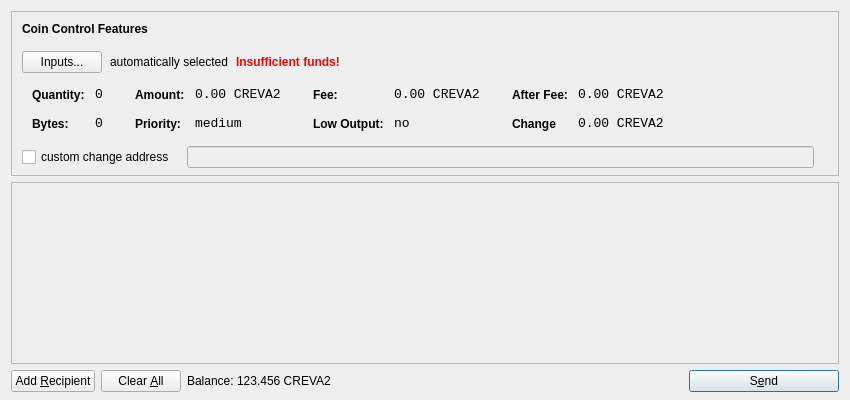
<?xml version="1.0" encoding="UTF-8"?>
<ui version="4.0">
 <class>SendCoinsDialog</class>
 <widget class="QDialog" name="SendCoinsDialog">
  <property name="geometry">
   <rect>
    <x>0</x>
    <y>0</y>
    <width>850</width>
    <height>400</height>
   </rect>
  </property>
  <property name="windowTitle">
   <string>Send Coins</string>
  </property>
  <layout class="QVBoxLayout" name="verticalLayout" stretch="0,1,0">
   <property name="bottomMargin">
    <number>8</number>
   </property>
   <item>
    <widget class="QFrame" name="frameCoinControl">
     <property name="sizePolicy">
      <sizepolicy hsizetype="Expanding" vsizetype="Expanding">
       <horstretch>0</horstretch>
       <verstretch>0</verstretch>
      </sizepolicy>
     </property>
     <property name="maximumSize">
      <size>
       <width>16777215</width>
       <height>16777215</height>
      </size>
     </property>
     <property name="frameShape">
      <enum>QFrame::StyledPanel</enum>
     </property>
     <property name="frameShadow">
      <enum>QFrame::Sunken</enum>
     </property>
     <layout class="QVBoxLayout" name="verticalLayoutCoinControl2">
      <property name="spacing">
       <number>-1</number>
      </property>
      <property name="leftMargin">
       <number>0</number>
      </property>
      <property name="topMargin">
       <number>0</number>
      </property>
      <property name="rightMargin">
       <number>0</number>
      </property>
      <property name="bottomMargin">
       <number>6</number>
      </property>
      <item>
       <layout class="QVBoxLayout" name="verticalLayoutCoinControl" stretch="0,0,0,0,1">
        <property name="spacing">
         <number>0</number>
        </property>
        <property name="leftMargin">
         <number>10</number>
        </property>
        <property name="topMargin">
         <number>10</number>
        </property>
        <item>
         <layout class="QHBoxLayout" name="horizontalLayoutCoinControl1">
          <property name="bottomMargin">
           <number>15</number>
          </property>
          <item>
           <widget class="QLabel" name="labelCoinControlFeatures">
            <property name="sizePolicy">
             <sizepolicy hsizetype="Preferred" vsizetype="Maximum">
              <horstretch>0</horstretch>
              <verstretch>0</verstretch>
             </sizepolicy>
            </property>
            <property name="font">
             <font>
              <weight>75</weight>
              <bold>true</bold>
             </font>
            </property>
            <property name="styleSheet">
             <string notr="true">font-weight:bold;</string>
            </property>
            <property name="text">
             <string>Coin Control Features</string>
            </property>
           </widget>
          </item>
         </layout>
        </item>
        <item>
         <layout class="QHBoxLayout" name="horizontalLayoutCoinControl2" stretch="0,0,0,0">
          <property name="spacing">
           <number>8</number>
          </property>
          <property name="bottomMargin">
           <number>10</number>
          </property>
          <item>
           <widget class="QPushButton" name="pushButtonCoinControl">
            <property name="styleSheet">
             <string notr="true"/>
            </property>
            <property name="text">
             <string>Inputs...</string>
            </property>
           </widget>
          </item>
          <item>
           <widget class="QLabel" name="labelCoinControlAutomaticallySelected">
            <property name="text">
             <string>automatically selected</string>
            </property>
            <property name="margin">
             <number>5</number>
            </property>
           </widget>
          </item>
          <item>
           <widget class="QLabel" name="labelCoinControlInsuffFunds">
            <property name="font">
             <font>
              <weight>75</weight>
              <bold>true</bold>
             </font>
            </property>
            <property name="styleSheet">
             <string notr="true">color:red;font-weight:bold;</string>
            </property>
            <property name="text">
             <string>Insufficient funds!</string>
            </property>
            <property name="margin">
             <number>5</number>
            </property>
           </widget>
          </item>
          <item>
           <spacer name="horizontalSpacerCoinControl">
            <property name="orientation">
             <enum>Qt::Horizontal</enum>
            </property>
            <property name="sizeHint" stdset="0">
             <size>
              <width>40</width>
              <height>1</height>
             </size>
            </property>
           </spacer>
          </item>
         </layout>
        </item>
        <item>
         <widget class="QWidget" name="widgetCoinControl" native="true">
          <property name="sizePolicy">
           <sizepolicy hsizetype="Preferred" vsizetype="Preferred">
            <horstretch>0</horstretch>
            <verstretch>0</verstretch>
           </sizepolicy>
          </property>
          <property name="minimumSize">
           <size>
            <width>0</width>
            <height>0</height>
           </size>
          </property>
          <property name="styleSheet">
           <string notr="true"/>
          </property>
          <layout class="QHBoxLayout" name="horizontalLayoutCoinControl5">
           <property name="margin">
            <number>0</number>
           </property>
           <item>
            <layout class="QHBoxLayout" name="horizontalLayoutCoinControl3" stretch="0,0,0,1">
             <property name="spacing">
              <number>20</number>
             </property>
             <property name="topMargin">
              <number>0</number>
             </property>
             <property name="bottomMargin">
              <number>10</number>
             </property>
             <item>
              <layout class="QFormLayout" name="formLayoutCoinControl1">
               <property name="horizontalSpacing">
                <number>10</number>
               </property>
               <property name="verticalSpacing">
                <number>14</number>
               </property>
               <property name="leftMargin">
                <number>10</number>
               </property>
               <property name="topMargin">
                <number>4</number>
               </property>
               <property name="rightMargin">
                <number>6</number>
               </property>
               <item row="0" column="0">
                <widget class="QLabel" name="labelCoinControlQuantityText">
                 <property name="styleSheet">
                  <string notr="true">font-weight:bold;</string>
                 </property>
                 <property name="text">
                  <string>Quantity:</string>
                 </property>
                 <property name="margin">
                  <number>0</number>
                 </property>
                </widget>
               </item>
               <item row="0" column="1">
                <widget class="QLabel" name="labelCoinControlQuantity">
                 <property name="font">
                  <font>
                   <family>Monospace</family>
                   <pointsize>10</pointsize>
                  </font>
                 </property>
                 <property name="cursor">
                  <cursorShape>IBeamCursor</cursorShape>
                 </property>
                 <property name="contextMenuPolicy">
                  <enum>Qt::ActionsContextMenu</enum>
                 </property>
                 <property name="text">
                  <string>0</string>
                 </property>
                 <property name="margin">
                  <number>0</number>
                 </property>
                 <property name="textInteractionFlags">
                  <set>Qt::LinksAccessibleByMouse|Qt::TextSelectableByKeyboard|Qt::TextSelectableByMouse</set>
                 </property>
                </widget>
               </item>
               <item row="1" column="0">
                <widget class="QLabel" name="labelCoinControlBytesText">
                 <property name="styleSheet">
                  <string notr="true">font-weight:bold;</string>
                 </property>
                 <property name="text">
                  <string>Bytes:</string>
                 </property>
                </widget>
               </item>
               <item row="1" column="1">
                <widget class="QLabel" name="labelCoinControlBytes">
                 <property name="font">
                  <font>
                   <family>Monospace</family>
                   <pointsize>10</pointsize>
                  </font>
                 </property>
                 <property name="cursor">
                  <cursorShape>IBeamCursor</cursorShape>
                 </property>
                 <property name="contextMenuPolicy">
                  <enum>Qt::ActionsContextMenu</enum>
                 </property>
                 <property name="text">
                  <string>0</string>
                 </property>
                 <property name="textInteractionFlags">
                  <set>Qt::LinksAccessibleByMouse|Qt::TextSelectableByKeyboard|Qt::TextSelectableByMouse</set>
                 </property>
                </widget>
               </item>
              </layout>
             </item>
             <item>
              <layout class="QFormLayout" name="formLayoutCoinControl2">
               <property name="horizontalSpacing">
                <number>10</number>
               </property>
               <property name="verticalSpacing">
                <number>14</number>
               </property>
               <property name="leftMargin">
                <number>6</number>
               </property>
               <property name="topMargin">
                <number>4</number>
               </property>
               <property name="rightMargin">
                <number>6</number>
               </property>
               <item row="0" column="0">
                <widget class="QLabel" name="labelCoinControlAmountText">
                 <property name="styleSheet">
                  <string notr="true">font-weight:bold;</string>
                 </property>
                 <property name="text">
                  <string>Amount:</string>
                 </property>
                 <property name="margin">
                  <number>0</number>
                 </property>
                </widget>
               </item>
               <item row="0" column="1">
                <widget class="QLabel" name="labelCoinControlAmount">
                 <property name="font">
                  <font>
                   <family>Monospace</family>
                   <pointsize>10</pointsize>
                  </font>
                 </property>
                 <property name="cursor">
                  <cursorShape>IBeamCursor</cursorShape>
                 </property>
                 <property name="contextMenuPolicy">
                  <enum>Qt::ActionsContextMenu</enum>
                 </property>
                 <property name="text">
                  <string>0.00 CREVA2</string>
                 </property>
                 <property name="textInteractionFlags">
                  <set>Qt::LinksAccessibleByMouse|Qt::TextSelectableByKeyboard|Qt::TextSelectableByMouse</set>
                 </property>
                </widget>
               </item>
               <item row="1" column="0">
                <widget class="QLabel" name="labelCoinControlPriorityText">
                 <property name="styleSheet">
                  <string notr="true">font-weight:bold;</string>
                 </property>
                 <property name="text">
                  <string>Priority:</string>
                 </property>
                </widget>
               </item>
               <item row="1" column="1">
                <widget class="QLabel" name="labelCoinControlPriority">
                 <property name="font">
                  <font>
                   <family>Monospace</family>
                   <pointsize>10</pointsize>
                  </font>
                 </property>
                 <property name="cursor">
                  <cursorShape>IBeamCursor</cursorShape>
                 </property>
                 <property name="contextMenuPolicy">
                  <enum>Qt::ActionsContextMenu</enum>
                 </property>
                 <property name="text">
                  <string>medium</string>
                 </property>
                 <property name="textInteractionFlags">
                  <set>Qt::LinksAccessibleByMouse|Qt::TextSelectableByKeyboard|Qt::TextSelectableByMouse</set>
                 </property>
                </widget>
               </item>
              </layout>
             </item>
             <item>
              <layout class="QFormLayout" name="formLayoutCoinControl3">
               <property name="horizontalSpacing">
                <number>10</number>
               </property>
               <property name="verticalSpacing">
                <number>14</number>
               </property>
               <property name="leftMargin">
                <number>6</number>
               </property>
               <property name="topMargin">
                <number>4</number>
               </property>
               <property name="rightMargin">
                <number>6</number>
               </property>
               <item row="0" column="0">
                <widget class="QLabel" name="labelCoinControlFeeText">
                 <property name="styleSheet">
                  <string notr="true">font-weight:bold;</string>
                 </property>
                 <property name="text">
                  <string>Fee:</string>
                 </property>
                 <property name="margin">
                  <number>0</number>
                 </property>
                </widget>
               </item>
               <item row="0" column="1">
                <widget class="QLabel" name="labelCoinControlFee">
                 <property name="font">
                  <font>
                   <family>Monospace</family>
                   <pointsize>10</pointsize>
                  </font>
                 </property>
                 <property name="cursor">
                  <cursorShape>IBeamCursor</cursorShape>
                 </property>
                 <property name="contextMenuPolicy">
                  <enum>Qt::ActionsContextMenu</enum>
                 </property>
                 <property name="text">
                  <string>0.00 CREVA2</string>
                 </property>
                 <property name="textInteractionFlags">
                  <set>Qt::LinksAccessibleByMouse|Qt::TextSelectableByKeyboard|Qt::TextSelectableByMouse</set>
                 </property>
                </widget>
               </item>
               <item row="1" column="0">
                <widget class="QLabel" name="labelCoinControlLowOutputText">
                 <property name="styleSheet">
                  <string notr="true">font-weight:bold;</string>
                 </property>
                 <property name="text">
                  <string>Low Output:</string>
                 </property>
                </widget>
               </item>
               <item row="1" column="1">
                <widget class="QLabel" name="labelCoinControlLowOutput">
                 <property name="font">
                  <font>
                   <family>Monospace</family>
                   <pointsize>10</pointsize>
                  </font>
                 </property>
                 <property name="cursor">
                  <cursorShape>IBeamCursor</cursorShape>
                 </property>
                 <property name="contextMenuPolicy">
                  <enum>Qt::ActionsContextMenu</enum>
                 </property>
                 <property name="text">
                  <string>no</string>
                 </property>
                 <property name="textInteractionFlags">
                  <set>Qt::LinksAccessibleByMouse|Qt::TextSelectableByKeyboard|Qt::TextSelectableByMouse</set>
                 </property>
                </widget>
               </item>
              </layout>
             </item>
             <item>
              <layout class="QFormLayout" name="formLayoutCoinControl4">
               <property name="horizontalSpacing">
                <number>10</number>
               </property>
               <property name="verticalSpacing">
                <number>14</number>
               </property>
               <property name="leftMargin">
                <number>6</number>
               </property>
               <property name="topMargin">
                <number>4</number>
               </property>
               <property name="rightMargin">
                <number>6</number>
               </property>
               <item row="0" column="0">
                <widget class="QLabel" name="labelCoinControlAfterFeeText">
                 <property name="styleSheet">
                  <string notr="true">font-weight:bold;</string>
                 </property>
                 <property name="text">
                  <string>After Fee:</string>
                 </property>
                 <property name="margin">
                  <number>0</number>
                 </property>
                </widget>
               </item>
               <item row="0" column="1">
                <widget class="QLabel" name="labelCoinControlAfterFee">
                 <property name="font">
                  <font>
                   <family>Monospace</family>
                   <pointsize>10</pointsize>
                  </font>
                 </property>
                 <property name="cursor">
                  <cursorShape>IBeamCursor</cursorShape>
                 </property>
                 <property name="contextMenuPolicy">
                  <enum>Qt::ActionsContextMenu</enum>
                 </property>
                 <property name="text">
                  <string>0.00 CREVA2</string>
                 </property>
                 <property name="textInteractionFlags">
                  <set>Qt::LinksAccessibleByMouse|Qt::TextSelectableByKeyboard|Qt::TextSelectableByMouse</set>
                 </property>
                </widget>
               </item>
               <item row="1" column="0">
                <widget class="QLabel" name="labelCoinControlChangeText">
                 <property name="styleSheet">
                  <string notr="true">font-weight:bold;</string>
                 </property>
                 <property name="text">
                  <string>Change</string>
                 </property>
                </widget>
               </item>
               <item row="1" column="1">
                <widget class="QLabel" name="labelCoinControlChange">
                 <property name="font">
                  <font>
                   <family>Monospace</family>
                   <pointsize>10</pointsize>
                  </font>
                 </property>
                 <property name="cursor">
                  <cursorShape>IBeamCursor</cursorShape>
                 </property>
                 <property name="contextMenuPolicy">
                  <enum>Qt::ActionsContextMenu</enum>
                 </property>
                 <property name="text">
                  <string>0.00 CREVA2</string>
                 </property>
                 <property name="textInteractionFlags">
                  <set>Qt::LinksAccessibleByMouse|Qt::TextSelectableByKeyboard|Qt::TextSelectableByMouse</set>
                 </property>
                </widget>
               </item>
              </layout>
             </item>
            </layout>
           </item>
          </layout>
         </widget>
        </item>
        <item>
         <layout class="QHBoxLayout" name="horizontalLayoutCoinControl4" stretch="0,0,0">
          <property name="spacing">
           <number>12</number>
          </property>
          <property name="sizeConstraint">
           <enum>QLayout::SetDefaultConstraint</enum>
          </property>
          <property name="topMargin">
           <number>5</number>
          </property>
          <property name="rightMargin">
           <number>5</number>
          </property>
          <item>
           <widget class="QCheckBox" name="checkBoxCoinControlChange">
            <property name="text">
             <string>custom change address</string>
            </property>
           </widget>
          </item>
          <item>
           <widget class="QLineEdit" name="lineEditCoinControlChange">
            <property name="enabled">
             <bool>false</bool>
            </property>
            <property name="sizePolicy">
             <sizepolicy hsizetype="Expanding" vsizetype="Fixed">
              <horstretch>0</horstretch>
              <verstretch>0</verstretch>
             </sizepolicy>
            </property>
           </widget>
          </item>
          <item>
           <widget class="QLabel" name="labelCoinControlChangeLabel">
            <property name="sizePolicy">
             <sizepolicy hsizetype="Preferred" vsizetype="Expanding">
              <horstretch>0</horstretch>
              <verstretch>0</verstretch>
             </sizepolicy>
            </property>
            <property name="minimumSize">
             <size>
              <width>0</width>
              <height>0</height>
             </size>
            </property>
            <property name="text">
             <string/>
            </property>
            <property name="margin">
             <number>3</number>
            </property>
           </widget>
          </item>
         </layout>
        </item>
        <item>
         <spacer name="verticalSpacerCoinControl">
          <property name="orientation">
           <enum>Qt::Vertical</enum>
          </property>
          <property name="sizeHint" stdset="0">
           <size>
            <width>800</width>
            <height>1</height>
           </size>
          </property>
         </spacer>
        </item>
       </layout>
      </item>
     </layout>
    </widget>
   </item>
   <item>
    <widget class="QScrollArea" name="scrollArea">
     <property name="widgetResizable">
      <bool>true</bool>
     </property>
     <widget class="QWidget" name="scrollAreaWidgetContents">
      <property name="geometry">
       <rect>
        <x>0</x>
        <y>0</y>
        <width>830</width>
        <height>165</height>
       </rect>
      </property>
      <layout class="QVBoxLayout" name="verticalLayout_2">
       <property name="margin">
        <number>0</number>
       </property>
       <item>
        <layout class="QVBoxLayout" name="entries">
         <property name="spacing">
          <number>6</number>
         </property>
        </layout>
       </item>
       <item>
        <spacer name="verticalSpacer">
         <property name="orientation">
          <enum>Qt::Vertical</enum>
         </property>
         <property name="sizeHint" stdset="0">
          <size>
           <width>20</width>
           <height>40</height>
          </size>
         </property>
        </spacer>
       </item>
      </layout>
     </widget>
    </widget>
   </item>
   <item>
    <layout class="QHBoxLayout" name="horizontalLayout">
     <item>
      <widget class="QPushButton" name="addButton">
       <property name="toolTip">
        <string>Send to multiple recipients at once</string>
       </property>
       <property name="text">
        <string>Add &amp;Recipient</string>
       </property>
       <property name="icon">
        <iconset resource="../bitcoin.qrc">
         <normaloff>:/icons/add</normaloff>:/icons/add</iconset>
       </property>
       <property name="autoDefault">
        <bool>false</bool>
       </property>
      </widget>
     </item>
     <item>
      <widget class="QPushButton" name="clearButton">
       <property name="sizePolicy">
        <sizepolicy hsizetype="Minimum" vsizetype="Fixed">
         <horstretch>0</horstretch>
         <verstretch>0</verstretch>
        </sizepolicy>
       </property>
       <property name="toolTip">
        <string>Remove all transaction fields</string>
       </property>
       <property name="text">
        <string>Clear &amp;All</string>
       </property>
       <property name="icon">
        <iconset resource="../bitcoin.qrc">
         <normaloff>:/icons/remove</normaloff>:/icons/remove</iconset>
       </property>
       <property name="autoRepeatDelay">
        <number>300</number>
       </property>
       <property name="autoDefault">
        <bool>false</bool>
       </property>
      </widget>
     </item>
     <item>
      <layout class="QHBoxLayout" name="horizontalLayout_2">
       <property name="spacing">
        <number>3</number>
       </property>
       <item>
        <widget class="QLabel" name="label">
         <property name="sizePolicy">
          <sizepolicy hsizetype="Preferred" vsizetype="Fixed">
           <horstretch>0</horstretch>
           <verstretch>0</verstretch>
          </sizepolicy>
         </property>
         <property name="text">
          <string>Balance:</string>
         </property>
        </widget>
       </item>
       <item>
        <widget class="QLabel" name="labelBalance">
         <property name="sizePolicy">
          <sizepolicy hsizetype="Preferred" vsizetype="Fixed">
           <horstretch>0</horstretch>
           <verstretch>0</verstretch>
          </sizepolicy>
         </property>
         <property name="cursor">
          <cursorShape>IBeamCursor</cursorShape>
         </property>
         <property name="text">
          <string>123.456 CREVA2</string>
         </property>
         <property name="textInteractionFlags">
          <set>Qt::LinksAccessibleByMouse|Qt::TextSelectableByKeyboard|Qt::TextSelectableByMouse</set>
         </property>
        </widget>
       </item>
      </layout>
     </item>
     <item>
      <spacer name="horizontalSpacer">
       <property name="orientation">
        <enum>Qt::Horizontal</enum>
       </property>
       <property name="sizeHint" stdset="0">
        <size>
         <width>40</width>
         <height>20</height>
        </size>
       </property>
      </spacer>
     </item>
     <item>
      <widget class="QPushButton" name="sendButton">
       <property name="minimumSize">
        <size>
         <width>150</width>
         <height>0</height>
        </size>
       </property>
       <property name="toolTip">
        <string>Confirm the send action</string>
       </property>
       <property name="text">
        <string>S&amp;end</string>
       </property>
       <property name="icon">
        <iconset resource="../bitcoin.qrc">
         <normaloff>:/icons/send</normaloff>:/icons/send</iconset>
       </property>
       <property name="default">
        <bool>true</bool>
       </property>
      </widget>
     </item>
    </layout>
   </item>
  </layout>
 </widget>
 <resources>
  <include location="../bitcoin.qrc"/>
 </resources>
 <connections/>
</ui>
